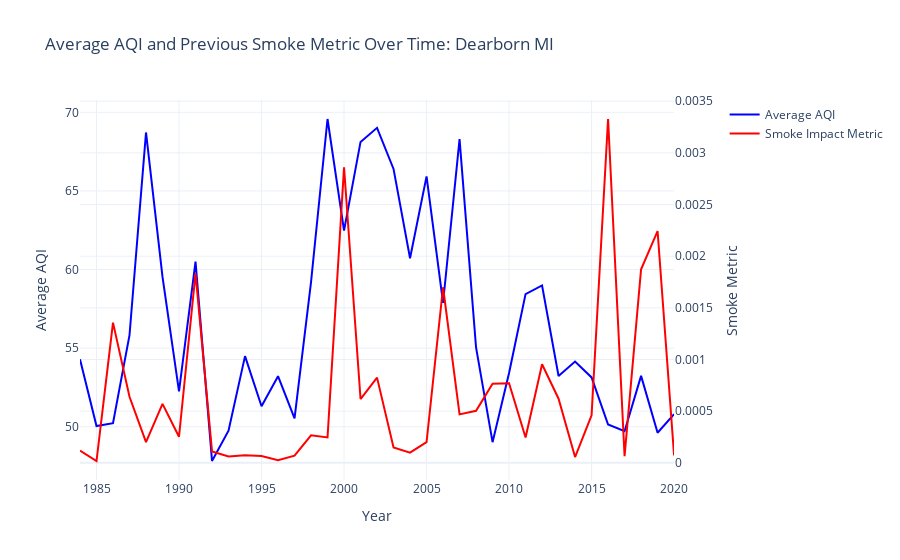
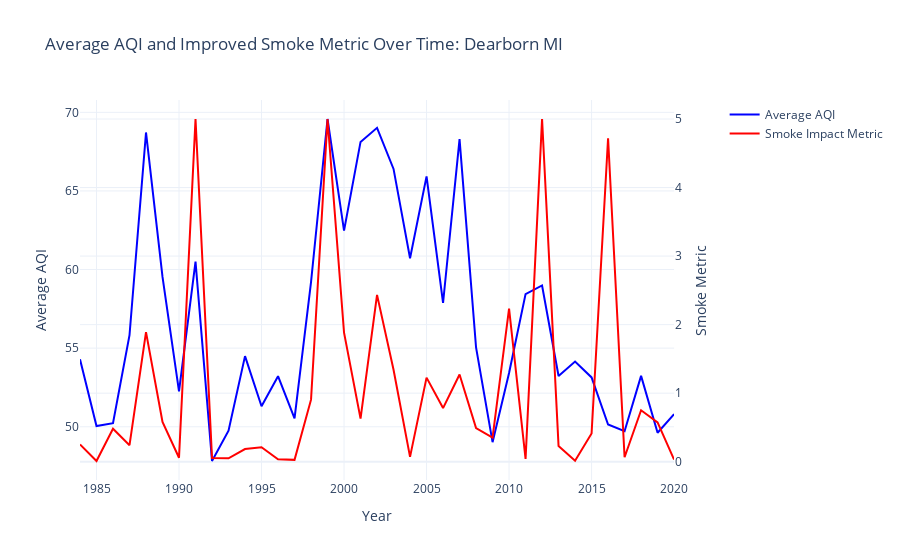

The notebook cell saved with these charts, in order:
### Markdown cell above
Here, created dual-axis plots using to compare AQI trends with the old and improved smoke impact metrics over time for Dearborn, MI. The first plot shows the old metric alongside AQI, while the second highlights the improved metric, with separate y-axes for AQI and smoke metrics in both cases.

### Code cell
# Create subplots with secondary y-axis enabled
fig = make_subplots(specs=[[{"secondary_y": True}]])
# Add traces
fig.add_trace(
    go.Scatter(x=df['Year'], y=df['avg_AQI'], name="Average AQI", line=dict(color="blue")),
    secondary_y=False, 
)
fig.add_trace(
    go.Scatter(x=df['Year'], y=df['Smoke_Impact_Metric_Old'], name="Smoke Impact Metric", line=dict(color="red")),
    secondary_y=True,  
)
# Update layout for dual y-axis titles
fig.update_layout(
    title_text="Average AQI and Previous Smoke Metric Over Time: Dearborn MI",
    xaxis_title="Year",
    yaxis_title="Average AQI",
    yaxis2_title="Smoke Metric",
    template='plotly_white'
)


# Create subplots with secondary y-axis enabled
fig1 = make_subplots(specs=[[{"secondary_y": True}]])
# Add traces
fig1.add_trace(
    go.Scatter(x=df['Year'], y=df['avg_AQI'], name="Average AQI", line=dict(color="blue")),
    secondary_y=False, 
)
fig1.add_trace(
    go.Scatter(x=df['Year'], y=df['Smoke_Impact_Metric'], name="Smoke Impact Metric", line=dict(color="red")),
    secondary_y=True,  
)
# Update layout for dual y-axis titles
fig1.update_layout(
    title_text="Average AQI and Improved Smoke Metric Over Time: Dearborn MI",
    xaxis_title="Year",
    yaxis_title="Average AQI",
    yaxis2_title="Smoke Metric",
    template='plotly_white'
)

fig.show()

fig1.show()

### Figure 1 — Plotly figure (JSON) as saved in the notebook; plotly's stock layout.template omitted (floating-point values rounded to 4 significant figures)
{"data": [{"line": {"color": "blue"}, "name": "Average AQI", "type": "scatter", "x": [1984, 1985, 1986, 1987, 1988, 1989, 1990, 1991, 1992, 1993, 1994, 1995, 1996, 1997, 1998, 1999, 2000, 2001, 2002, 2003, 2004, 2005, 2006, 2007, 2008, 2009, 2010, 2011, 2012, 2013, 2014, 2015, 2016, 2017, 2018, 2019, 2020], "xaxis": "x", "y": [54.29, 50.05, 50.23, 55.83, 68.72, 59.53, 52.26, 60.5, 47.82, 49.75, 54.49, 51.3, 53.22, 50.53, 59.19, 69.57, 62.48, 68.12, 69.01, 66.4, 60.72, 65.92, 57.87, 68.3, 55.04, 49.02, 53.42, 58.44, 58.99, 53.23, 54.14, 53.14, 50.15, 49.72, 53.24, 49.62, 50.8], "yaxis": "y"}, {"line": {"color": "red"}, "name": "Smoke Impact Metric", "type": "scatter", "x": [1984, 1985, 1986, 1987, 1988, 1989, 1990, 1991, 1992, 1993, 1994, 1995, 1996, 1997, 1998, 1999, 2000, 2001, 2002, 2003, 2004, 2005, 2006, 2007, 2008, 2009, 2010, 2011, 2012, 2013, 2014, 2015, 2016, 2017, 2018, 2019, 2020], "xaxis": "x", "y": [0.0001194, 1.802e-05, 0.001357, 0.0006398, 0.0002007, 0.0005708, 0.0002528, 0.001833, 0.0001109, 6.106e-05, 7.326e-05, 6.636e-05, 2.532e-05, 6.971e-05, 0.0002664, 0.0002457, 0.002861, 0.0006178, 0.0008248, 0.0001484, 9.878e-05, 0.0002003, 0.001699, 0.0004693, 0.0005041, 0.0007659, 0.0007707, 0.0002449, 0.0009541, 0.000621, 5.612e-05, 0.0004595, 0.003328, 6.458e-05, 0.001874, 0.002244, 7.247e-05], "yaxis": "y2"}], "layout": {"title": {"text": "Average AQI and Previous Smoke Metric Over Time: Dearborn MI"}, "xaxis": {"anchor": "y", "domain": [0, 0.94], "title": {"text": "Year"}}, "yaxis": {"anchor": "x", "domain": [0, 1], "title": {"text": "Average AQI"}}, "yaxis2": {"anchor": "x", "overlaying": "y", "side": "right", "title": {"text": "Smoke Metric"}}}}

### Figure 2 — Plotly figure (JSON) as saved in the notebook; plotly's stock layout.template omitted (floating-point values rounded to 4 significant figures)
{"data": [{"line": {"color": "blue"}, "name": "Average AQI", "type": "scatter", "x": [1984, 1985, 1986, 1987, 1988, 1989, 1990, 1991, 1992, 1993, 1994, 1995, 1996, 1997, 1998, 1999, 2000, 2001, 2002, 2003, 2004, 2005, 2006, 2007, 2008, 2009, 2010, 2011, 2012, 2013, 2014, 2015, 2016, 2017, 2018, 2019, 2020], "xaxis": "x", "y": [54.29, 50.05, 50.23, 55.83, 68.72, 59.53, 52.26, 60.5, 47.82, 49.75, 54.49, 51.3, 53.22, 50.53, 59.19, 69.57, 62.48, 68.12, 69.01, 66.4, 60.72, 65.92, 57.87, 68.3, 55.04, 49.02, 53.42, 58.44, 58.99, 53.23, 54.14, 53.14, 50.15, 49.72, 53.24, 49.62, 50.8], "yaxis": "y"}, {"line": {"color": "red"}, "name": "Smoke Impact Metric", "type": "scatter", "x": [1984, 1985, 1986, 1987, 1988, 1989, 1990, 1991, 1992, 1993, 1994, 1995, 1996, 1997, 1998, 1999, 2000, 2001, 2002, 2003, 2004, 2005, 2006, 2007, 2008, 2009, 2010, 2011, 2012, 2013, 2014, 2015, 2016, 2017, 2018, 2019, 2020], "xaxis": "x", "y": [0.2529, 0.01061, 0.4814, 0.241, 1.891, 0.5803, 0.05747, 5, 0.05325, 0.04982, 0.1852, 0.2104, 0.03622, 0.02719, 0.9052, 5, 1.884, 0.6297, 2.434, 1.341, 0.07007, 1.227, 0.7829, 1.272, 0.4913, 0.3515, 2.234, 0.0422, 5, 0.2298, 0.01501, 0.4119, 4.72, 0.06501, 0.7507, 0.5737, 0.03182], "yaxis": "y2"}], "layout": {"title": {"text": "Average AQI and Improved Smoke Metric Over Time: Dearborn MI"}, "xaxis": {"anchor": "y", "domain": [0, 0.94], "title": {"text": "Year"}}, "yaxis": {"anchor": "x", "domain": [0, 1], "title": {"text": "Average AQI"}}, "yaxis2": {"anchor": "x", "overlaying": "y", "side": "right", "title": {"text": "Smoke Metric"}}}}
